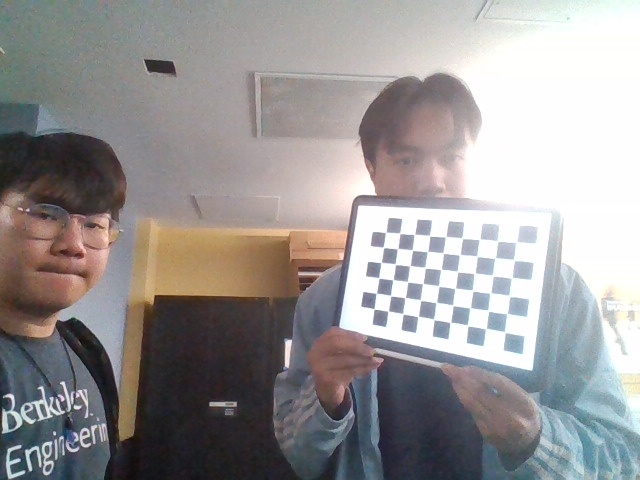
#> input picture ros_workspace/calib_images/img_00.jpg, 640 x 480 px; its folder holds 4 pictures in this run
$ python camera_calibration.py
#> lines starting #> are read from the running program, lines starting #| are printed output that depends on the picture
import numpy as np
import cv2
import glob

"""
After capturing images of a chessboard pattern, this script calibrates the camera.
"""

# Chessboard settings
CHESSBOARD_SIZE = (9, 6)   # IMPORTANT: The checkerboard we use is 9x6
SQUARE_SIZE = 22           # mm of each square (ours is 2.2 cm)

# Prepare object points based on the chessboard grid
objp = np.zeros((CHESSBOARD_SIZE[0] * CHESSBOARD_SIZE[1], 3), np.float32)
objp[:, :2] = np.mgrid[0:CHESSBOARD_SIZE[0], 0:CHESSBOARD_SIZE[1]].T.reshape(-1, 2)
objp *= SQUARE_SIZE  # scale by square size

# Arrays to store points
objpoints = []  # 3D points
imgpoints = []  # 2D points

# Load images
images = glob.glob("calib_images/*.jpg")

for fname in images:
    img = cv2.imread(fname)
#> img is the input picture: shape (480, 640, 3); mean B, G, R 148.9, 148.9, 152.2
    gray = cv2.cvtColor(img, cv2.COLOR_BGR2GRAY)
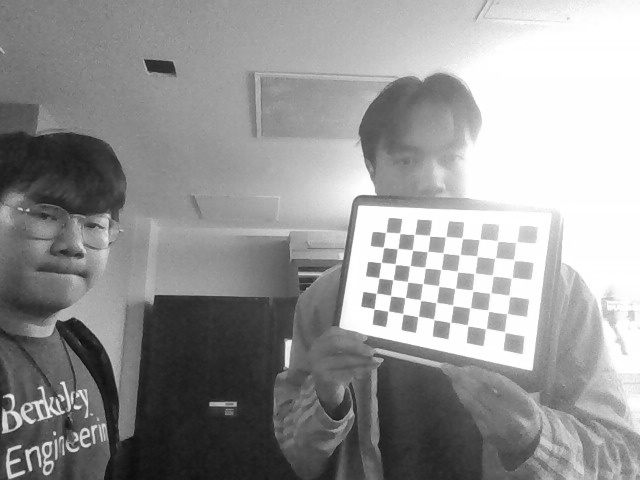
#> gray: shape (480, 640); min 11, max 255, mean 149.9

    # Find corners
    found, corners = cv2.findChessboardCorners(gray, CHESSBOARD_SIZE, None)
#> found = True; corners = 54 rows, first 8: [504.5, 331.5], [485.5, 328], [468, 326.6], [449.7, 322.5], [433.5, 319.6], [418.3, 316.2], [403.3, 314.2], [388.3, 310.7]

    if found:
        objpoints.append(objp)

        corners2 = cv2.cornerSubPix(
            gray,
            corners,
            (11, 11),
            (-1, -1),
            (cv2.TERM_CRITERIA_EPS + cv2.TERM_CRITERIA_MAX_ITER, 30, 0.001)
        )
#> corners2 = 54 rows, first 8: [504.9, 332.1], [485.8, 328.6], [467.6, 325.3], [450.4, 322.4], [433.9, 319.3], [418, 316.4], [402.9, 313.6], [388.1, 311.1]

        imgpoints.append(corners2)
#> pass 2 of the loop `for fname in images:`:
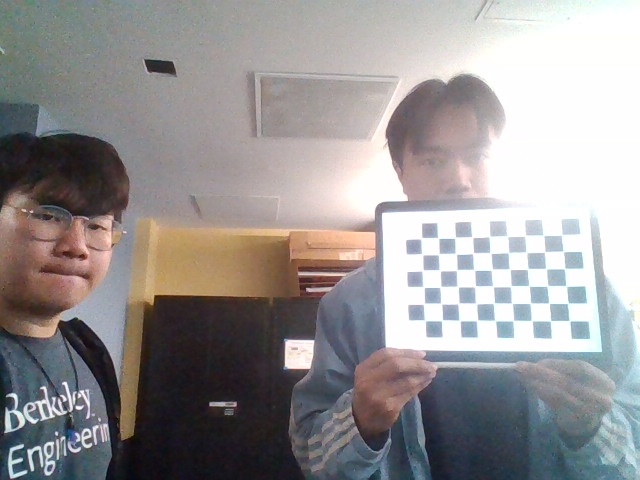
#> input picture ros_workspace/calib_images/img_01.jpg, 640 x 480 px
#> img is the input picture: shape (480, 640, 3); mean B, G, R 147.7, 147.3, 150.6
#> `gray = cv2.cvtColor(img, cv2.COLOR_BGR2GRAY)`:
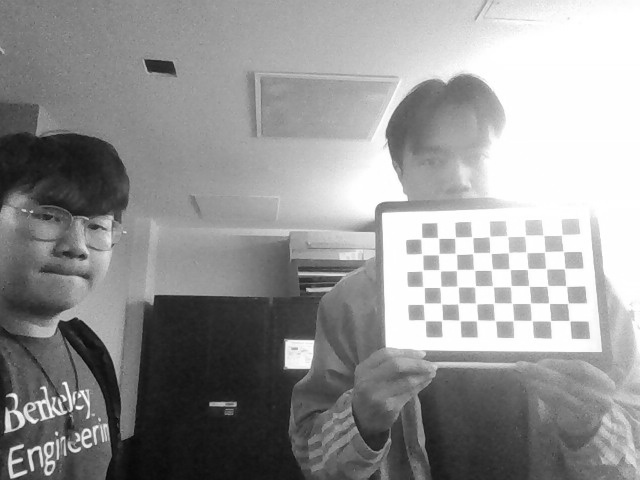
#> gray: shape (480, 640); min 5, max 255, mean 148.3
#> corners = 54 rows, first 8: [569.6, 320.8], [550.2, 319.9], [532, 321.7], [513, 320.5], [495, 320.5], [477.5, 320.5], [460.4, 321.6], [442, 319.6]
#> corners2 = 54 rows, first 8: [569.4, 320.7], [550.5, 320.8], [531.8, 320.7], [513.4, 320.6], [495, 320.5], [477.1, 320.4], [459.6, 320.5], [442, 320.3]
#> pass 3 of the loop `for fname in images:`:
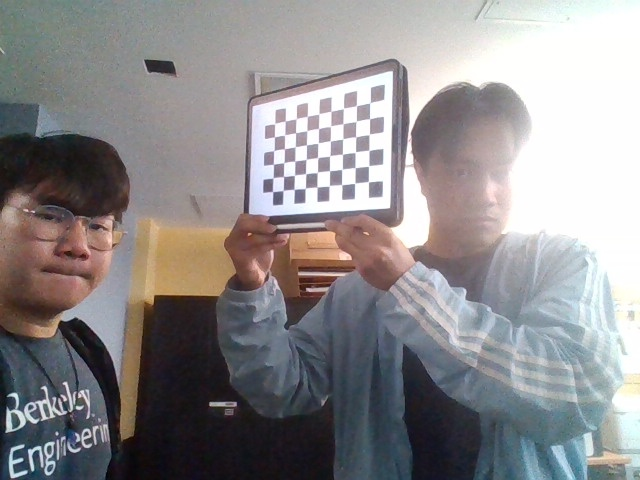
#> input picture ros_workspace/calib_images/img_02.jpg, 640 x 480 px
#> img is the input picture: shape (480, 640, 3); mean B, G, R 140.2, 138.9, 141.6
#> `gray = cv2.cvtColor(img, cv2.COLOR_BGR2GRAY)`:
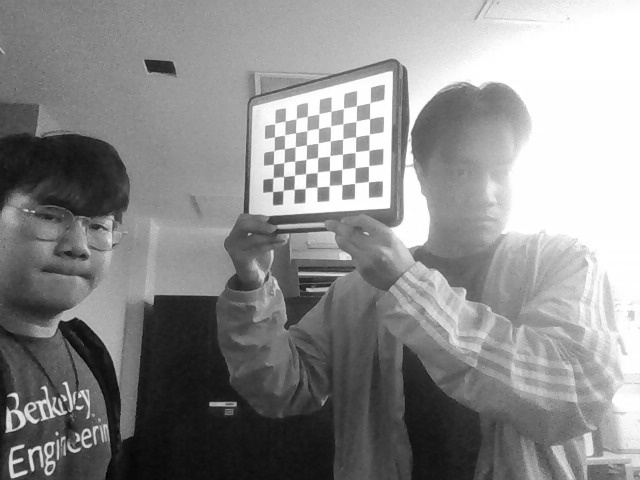
#> gray: shape (480, 640); min 2, max 255, mean 139.9
#> corners = 54 rows, first 8: [368.3, 181.9], [354.4, 183.4], [342, 185], [328.7, 186.3], [317.3, 187.1], [304.7, 188.9], [294.3, 189.4], [282.7, 190.7]
#> corners2 = 54 rows, first 8: [368.5, 181.7], [354.7, 183.2], [336.1, 185.6], [322.5, 186.1], [310.4, 187.9], [299.5, 188.4], [299.4, 188.4], [277.7, 190.6]
#> the loop made 4 passes; the first 3 are shown

# Calibrate
ret, mtx, dist, rvecs, tvecs = cv2.calibrateCamera(
    objpoints, imgpoints, gray.shape[::-1], None, None
)

# Print results
print("\n==== CAMERA CALIBRATION RESULTS ====")
print("Camera matrix (intrinsics):\n", mtx)
print("\nDistortion coefficients:\n", dist)
print("\nMean reprojection error:", ret)
print("====================================\n")
